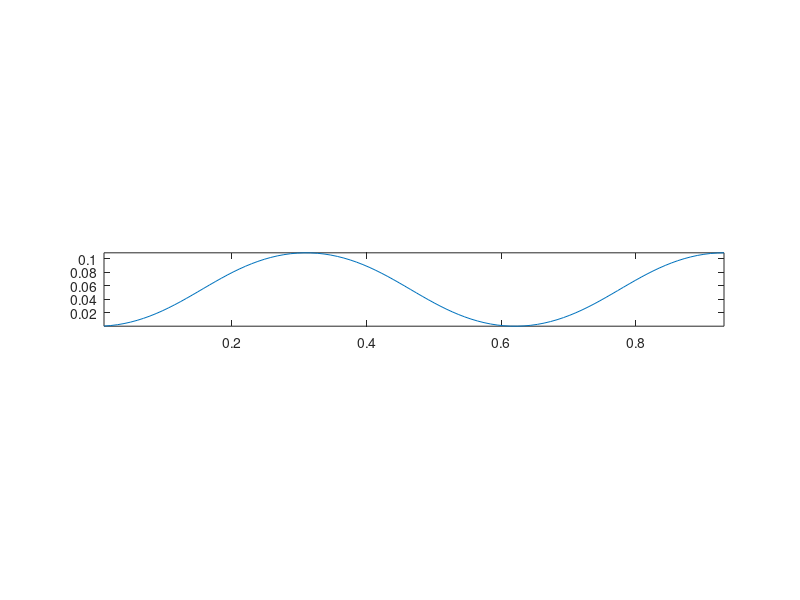

Write MATLAB code to recreate this figure.
clear all
load snakeendpoint

A = 5;
k = 3;
N = 100;

ds=1/N;
s=(0:N)*ds;
t=0;
theta1 = cos(A/(k*pi)*((sin(k*pi*s + 2*pi*t)) - sin(2*pi*t)));
theta2 = sin(A/(k*pi)*((sin(k*pi*s + 2*pi*t)) - sin(2*pi*t)));
xstart = 0;
ystart = 0;
xres = [0];
yres = [0];

for j=1:N
    xvector=xstart+((ds/2)*((theta1(j))+(theta1(j+1))));
    yvector=ystart+((ds/2)*((theta2(j))+(theta2(j+1))));
    yres(j) = yvector;
    xres(j) = xvector;
    xstart = xvector;
    ystart = yvector;
    
end

%theta =  (A/(k*pi))*((sin(k*pi*s + 2*pi*t)) - sin(2*pi*t));
% xvector=ds*cumtrapz(cos(theta));
% yvector=ds*cumtrapz(sin(theta));
% plot(xvector,yvector)
plot(xres,yres)



axis([-0.05 1.0 0.05 0.15]);
axis('image')